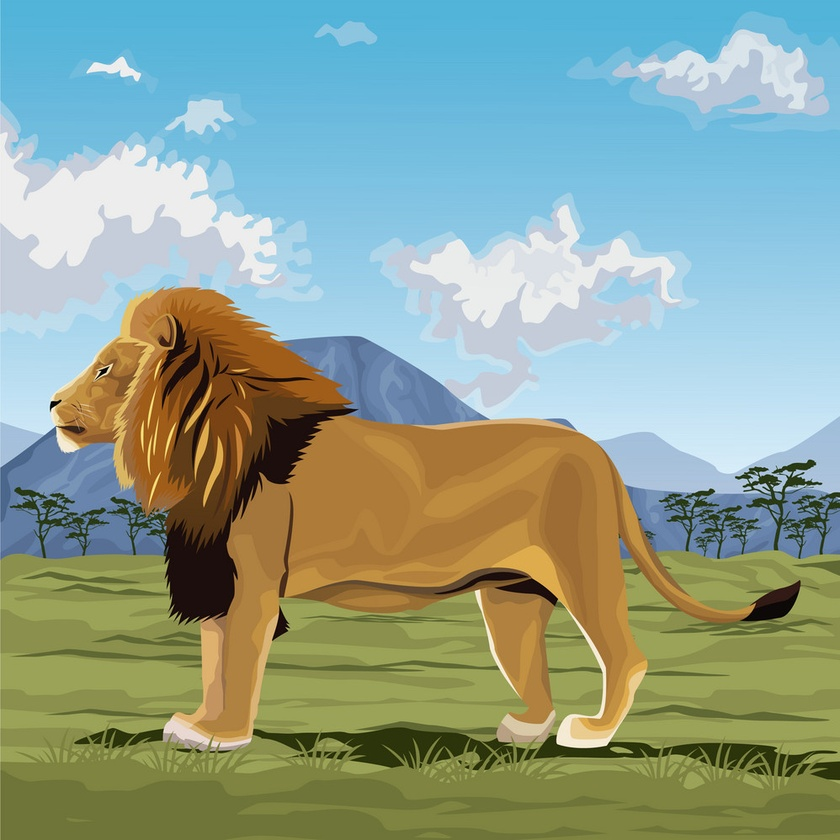
#> input picture lion.jpg, 840 x 840 px, shrunk from 998 x 998 before the run
$ jupyter execute kmeans_image_segmentor.ipynb   (shell and % lines are left out)
#> lines starting #> are read from the running program, lines starting #| are printed output that depends on the picture
### Nikhil Jamdade
K means clustering - unsupervised learning method is used while approaching this problem

Approach 1 - Taking 11 clusters and segmenting lion object

Approach 2 - First iteration 5 clusters are used and output is then fed to next iteration with 4 clusters. This is boosting approach and output can be improved with increase in number of steps/iterations

Please install skimage,numpy,cv2,matplotlib,scipy,sklearn before running this program.

[cell 1]
from skimage.color import rgb2gray
import numpy as np
import cv2
import matplotlib.pyplot as plt
from scipy import ndimage
from sklearn.cluster import KMeans

[cell 2]
image =plt.imread('lion.jpg')
#> image is the input picture: shape (840, 840, 3); mean R, G, B 142.4, 161.4, 145.5
plt.imshow(image)
picture_n= image.reshape(image.shape[0]*image.shape[1], image.shape[2])

[cell 3]
sse = {}
for k in range(1, 10):
    kmeans = KMeans(n_clusters=k,random_state=0).fit(picture_n)
    #print(data["clusters"])
    sse[k] = kmeans.inertia_
#> after the loop, sse = 9 items
plt.figure()
plt.plot(list(sse.keys()), list(sse.values()))
plt.xlabel("Number of cluster")
plt.ylabel("SSE")
plt.show()
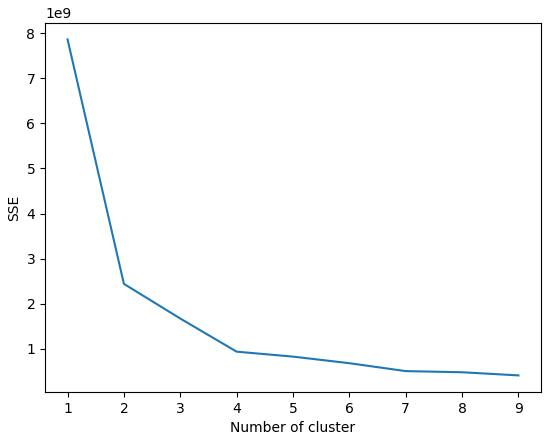
#> figure drawn by matplotlib, 1 panel

Above plots shows that Elbow criteria : Optimal number of clusters for this image is K=4

# Approach 1: Clusters K =11

[cell 4]
class Segment_Class:
    def __init__(self,clusters=4):
        #number of clusters default is 4
        self.clusters=clusters

    def kmeans(self,image):
        picture = cv2.GaussianBlur(image,(3,3),0)      # filter size
        picture=picture.astype(int)
        picture_n = picture.reshape(picture.shape[0]*picture.shape[1], picture.shape[2])

        kmeans = KMeans(n_clusters=self.clusters, random_state=0).fit(picture_n)
        labels = kmeans.predict(picture_n)
        seg_pic = kmeans.cluster_centers_[kmeans.labels_]
        cluster_pic = seg_pic.reshape(picture.shape[0], picture.shape[1], picture.shape[2])
        cluster_pic= cluster_pic.astype(int)
        labels_pic = labels.reshape(picture.shape[0], picture.shape[1])
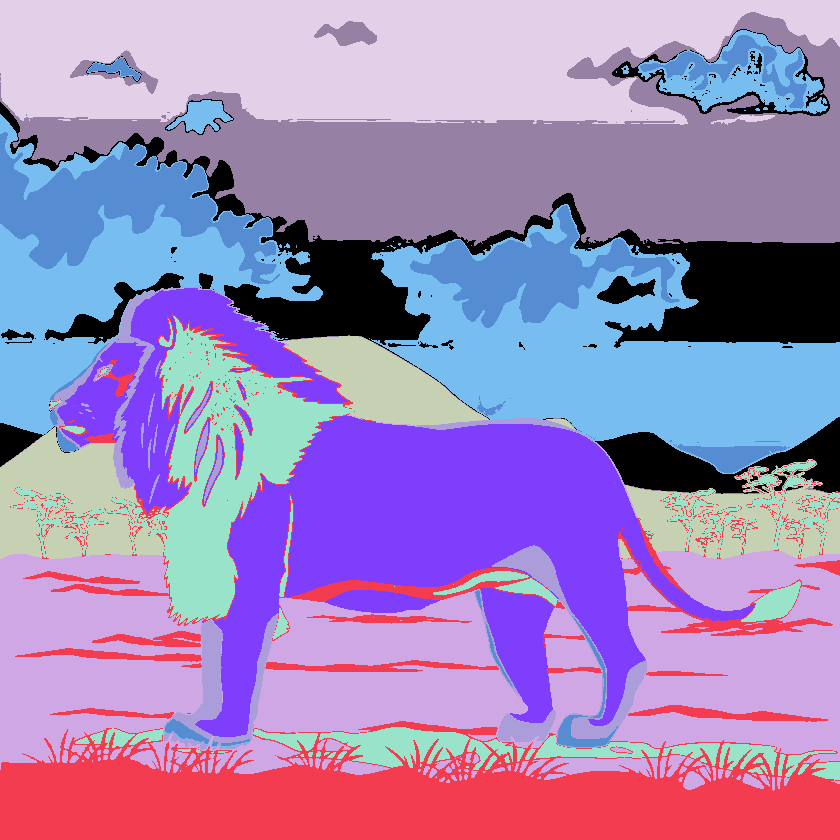
#> labels_pic: shape (840, 840) int32; 11 distinct labels, from 0 to 10; one colour per label, 0 black

        return (cluster_pic,labels_pic)

    def object_exctraction(self,image,label_pic,label):
        output_pic=np.zeros(image.shape,np.uint8)

        output_pic[label_pic==label]=image[label_pic==label]

        return output_pic

[cell 5]
s=Segment_Class(11)        # number of clusters K
seg_img,label_img = s.kmeans(image)
plt.imshow(seg_img)

[cell 6]
output_i=s.object_exctraction(image,label_img,label=7)   # change the object label here
#> in object_exctraction, `output_pic[label_pic==label]=image[label_pic==label]`:
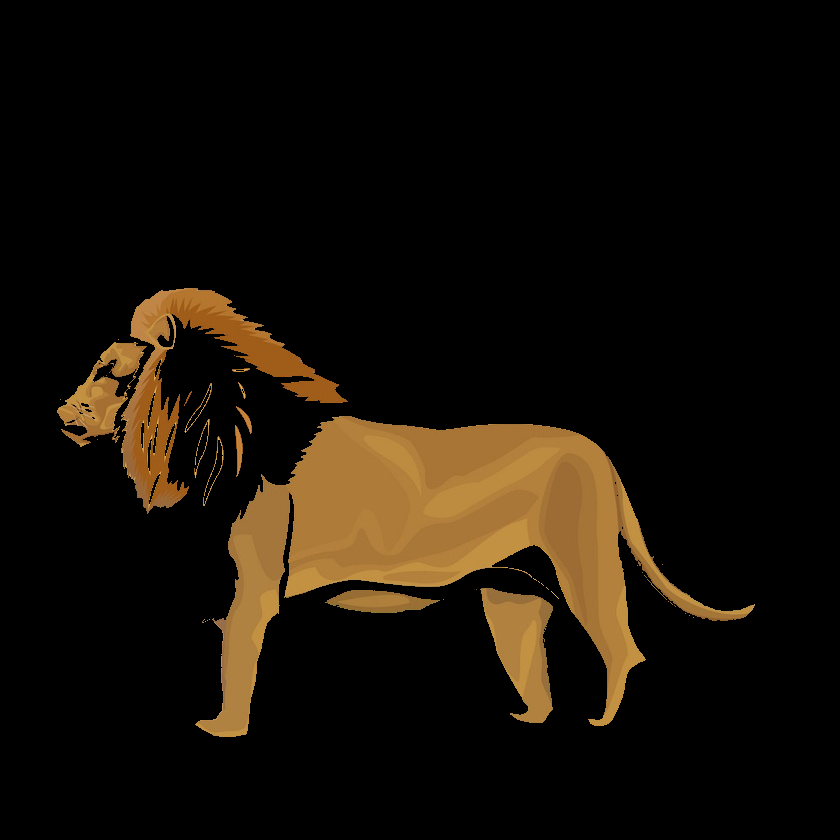
#> output_pic: shape (840, 840, 3); mean R, G, B 22.9, 16.2, 7.4
plt.imshow(output_i)

# Approach 2 : Clusters K1 = 5 and K2 = 4

## labels = {lion, ground, sky, mountian and trees}

[cell 7]
s2=Segment_Class(5)        # number of clusters K = 5
seg_img2,label_img2 = s2.kmeans(image)
#> in kmeans (call 2), `cluster_pic = seg_pic.reshape(picture.shape[0], picture.shape[1], pict..`:
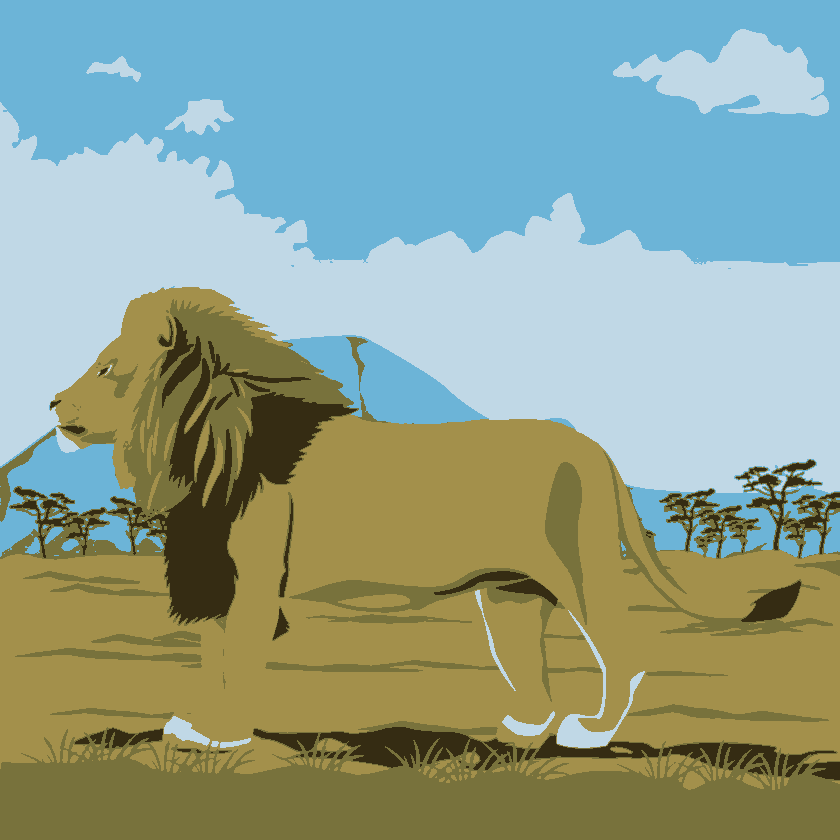
#> cluster_pic: shape (840, 840, 3) float64; mean R, G, B 142.4, 161.4, 145.6
#> in kmeans (call 2), `labels_pic = labels.reshape(picture.shape[0], picture.shape[1])`:
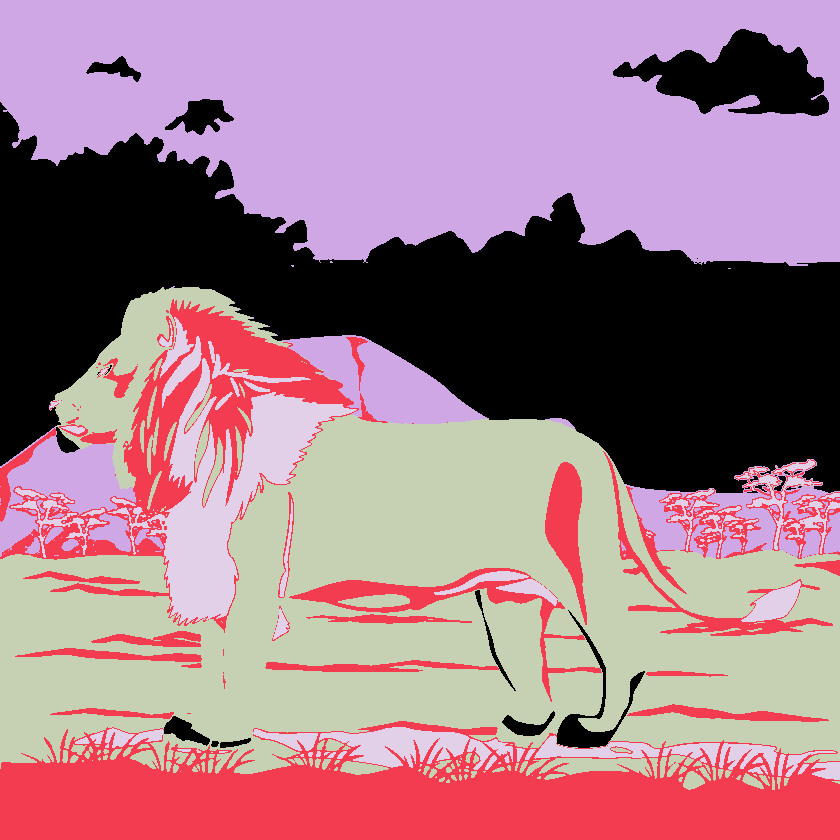
#> labels_pic: shape (840, 840) int32; 5 distinct labels, from 0 to 4; one colour per label, 0 black
plt.imshow(seg_img2)

[cell 8]
output_img2=s2.object_exctraction(image,label_img2,label=0)   # change the object label here
plt.imshow(output_img2)

[cell 9]
s3=Segment_Class(4)        # number of clusters K
seg_img3,label_img3 = s3.kmeans(output_img2)       # feeding previous output image i.e output image 2
#> in kmeans (call 3), `labels_pic = labels.reshape(picture.shape[0], picture.shape[1])`:
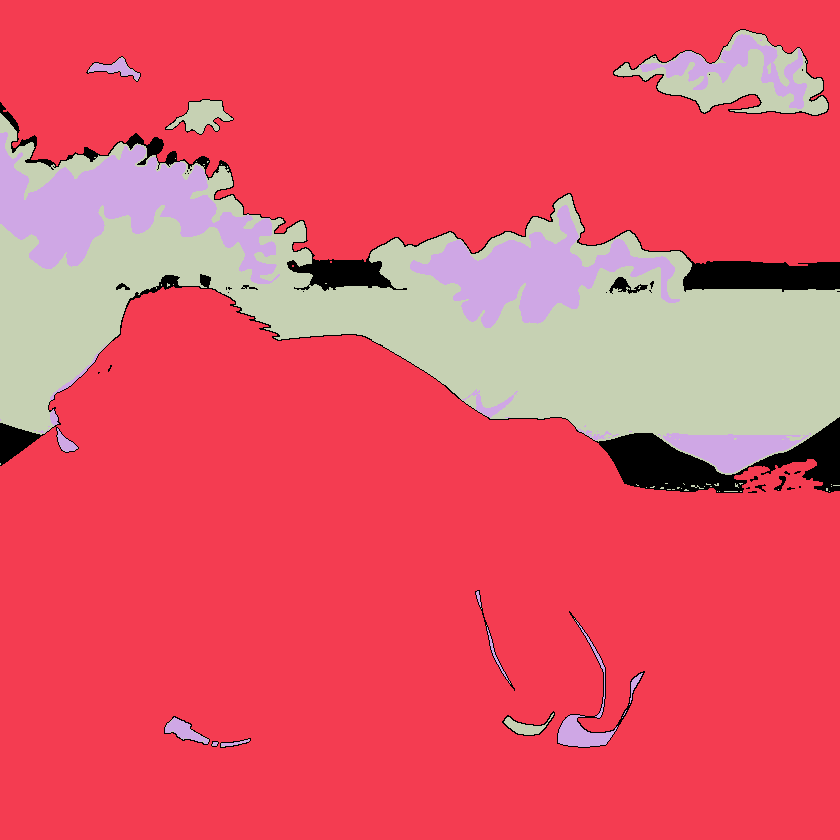
#> labels_pic: shape (840, 840) int32; 4 distinct labels, from 0 to 3; one colour per label, 0 black
plt.imshow(seg_img3)

[cell 10]
output_img3=s3.object_exctraction(image,label_img3,label=3)   # change the object label here
#> call 3 of object_exctraction, with label = 3
#> in object_exctraction (call 3), `output_pic[label_pic==label]=image[label_pic==label]`:
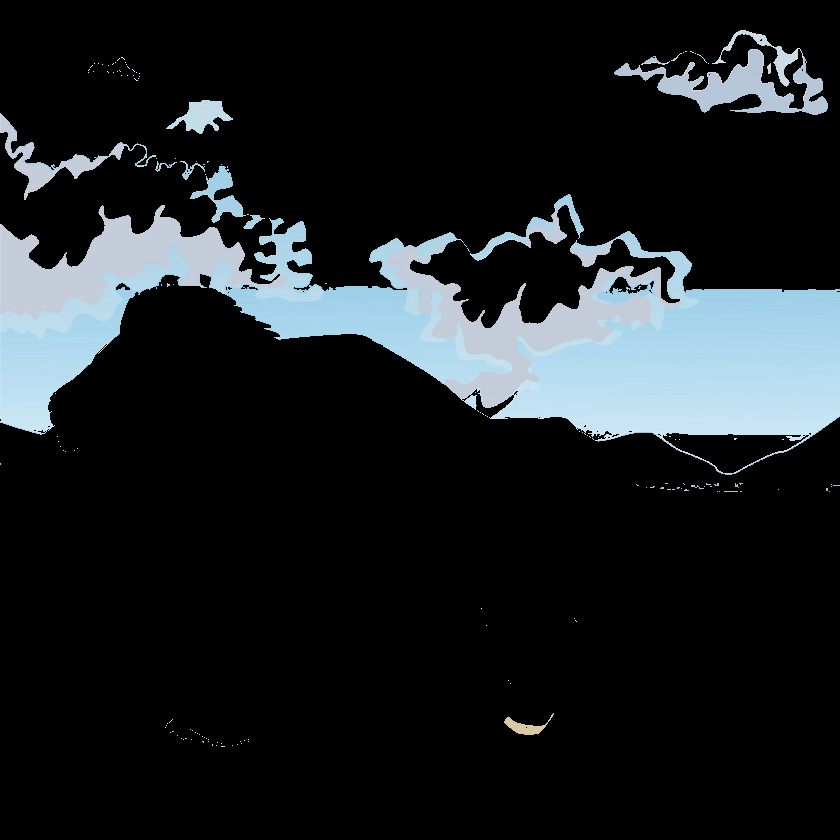
#> output_pic: shape (840, 840, 3); mean R, G, B 28.3, 32.7, 35.4
